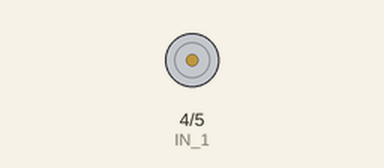
Simulated run of this sketch. Board: Arduino Uno, built with avr-gcc and run on an emulated ATmega328P. Parts: motor-driver pin pairs drawn as motors (green arrow = first pin HIGH = forward, orange = second pin HIGH = backward, longer = more drive).

Above: at 1.0 s.
At 3.0 s:
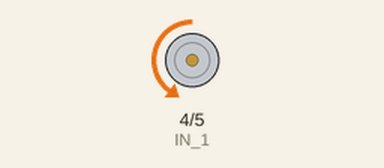
Timing chart, 0 to 5.3 s (numbered marks = the images above):
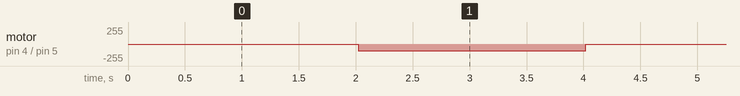

The sketch:

drv8833.ino
```cpp
int IN_1=4;
int IN_2=5;
int c=100;

void setup() {
  // put your setup code here, to run once:
pinMode(IN_1,OUTPUT);
pinMode(IN_2,OUTPUT);

}

void loop() {
  // put your main code here, to run repeatedly:
analogWrite(IN_1,c);
delay(2000);
analogWrite(IN_1,0);
delay(20);
analogWrite(IN_2,c);
delay(2000);
analogWrite(IN_2,0);
delay(20);

}
```

Measured:
- by itself, motor on pin 4 (IN_1) / pin 5 (IN_2): alternates backward 100/255 for 2.0 s and stopped for 2.0 s
